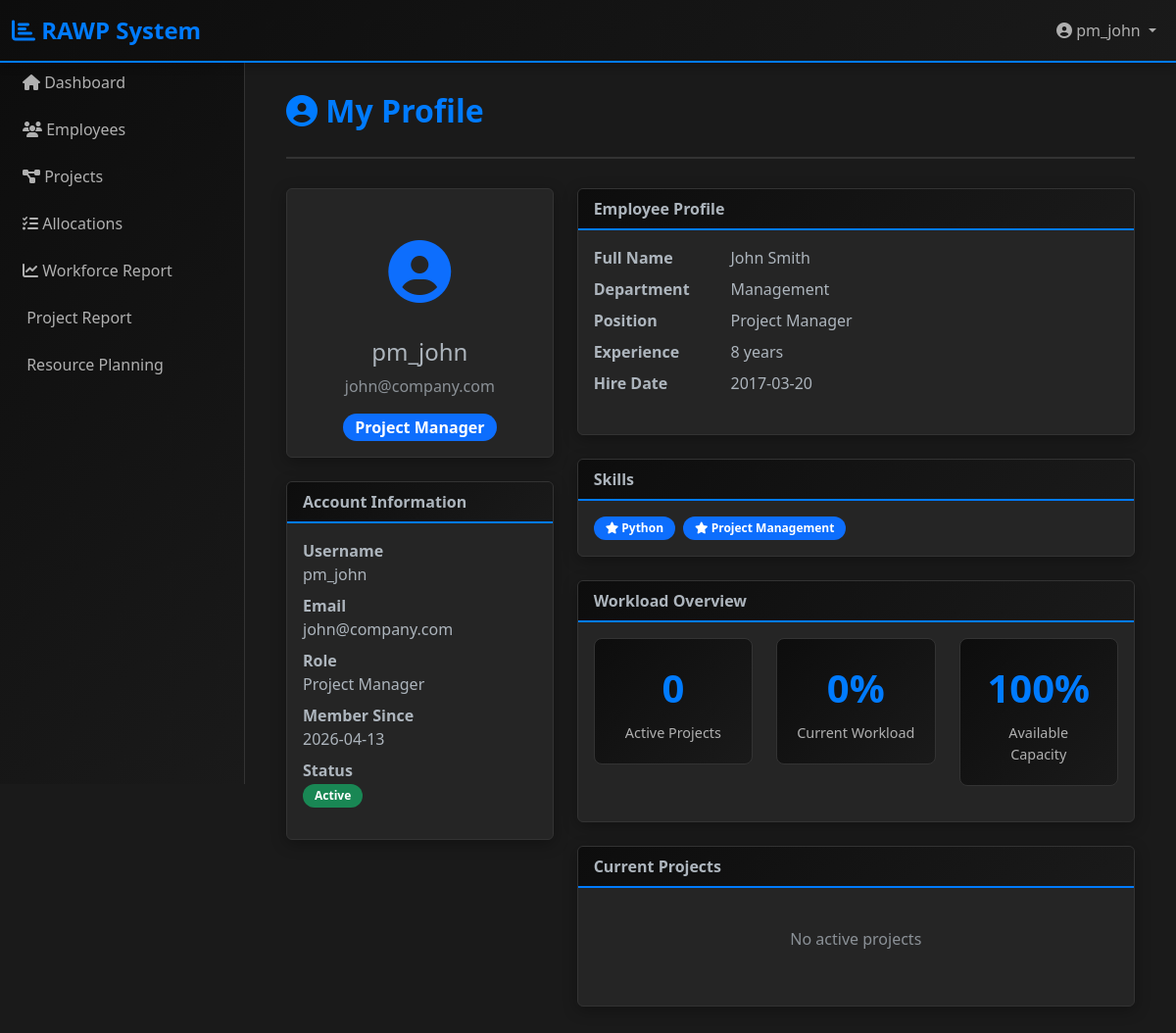
/profile (signed in), run on the app's committed database.
### app/models.py (models this page shows, shortened)
class User(UserMixin, db.Model):
    __tablename__ = 'users'
    id = db.Column(db.Integer, primary_key=True)
    username = db.Column(db.String(80), unique=True, nullable=False)
    email = db.Column(db.String(120), unique=True, nullable=False)
    password_hash = db.Column(db.String(255), nullable=False)
    role = db.Column(db.Enum(Role), nullable=False, default=Role.EMPLOYEE)
    is_active = db.Column(db.Boolean, default=True)
    created_at = db.Column(db.DateTime, default=datetime.utcnow)
    updated_at = db.Column(db.DateTime, default=datetime.utcnow, onupdate=datetime.utcnow)
    employee = db.relationship('Employee', backref='user', uselist=False, cascade='all, delete-orphan')
    audit_logs = db.relationship('AuditLog', backref='user', lazy=True, cascade='all, delete-orphan')

class Employee(db.Model):
    __tablename__ = 'employees'
    id = db.Column(db.Integer, primary_key=True)
    user_id = db.Column(db.Integer, db.ForeignKey('users.id'), nullable=False, unique=True)
    first_name = db.Column(db.String(100), nullable=False)
    last_name = db.Column(db.String(100), nullable=False)
    email = db.Column(db.String(120), nullable=False)
    department = db.Column(db.String(100))
    position = db.Column(db.String(100))
    years_of_experience = db.Column(db.Integer, default=0)
    availability = db.Column(db.Integer, default=100)  # Percentage
    is_available = db.Column(db.Boolean, default=True)
    hire_date = db.Column(db.Date)
    created_at = db.Column(db.DateTime, default=datetime.utcnow)
    updated_at = db.Column(db.DateTime, default=datetime.utcnow, onupdate=datetime.utcnow)
    allocations = db.relationship('ResourceAllocation', backref='employee', lazy=True, cascade='all, delete-orphan')
    def get_full_name(self):
        return f"{self.first_name} {self.last_name}"
    def get_current_workload(self):
        total = 0
        for allocation in self.allocations:
            if allocation.project.status != 'Completed' and allocation.project.status != 'Cancelled':
                total += allocation.allocation_percentage
        return total

class Skill(db.Model):
    __tablename__ = 'skills'
    id = db.Column(db.Integer, primary_key=True)
    name = db.Column(db.String(100), unique=True, nullable=False)
    description = db.Column(db.Text)
    created_at = db.Column(db.DateTime, default=datetime.utcnow)
    employees = db.relationship('Employee', secondary='employee_skills', backref='skills', lazy=True)
    projects = db.relationship('Project', secondary='project_skills', backref='required_skills', lazy=True)

### app/routes/main.py (the view)
@main_bp.route('/profile')
@login_required
def profile():
    employee = None
    if current_user.employee:
        employee = current_user.employee
        allocations = ResourceAllocation.query.filter_by(employee_id=employee.id).all()
    else:
        allocations = []
    return render_template('main/profile.html',
                         title='Profile',
                         employee=employee,
                         allocations=allocations)

### app/templates/main/profile.html (shortened to what this page needs)
{% extends "base.html" %}
{% block content %}
<div class="container-fluid">
    <div class="page-header">
        <h1 class="page-title"><i class="fas fa-user-circle"></i> My Profile</h1>
    </div>
    <div class="row">
        <div class="col-lg-4">
            <div class="card mb-4">
                <div class="card-body text-center">
                    <div style="font-size: 4rem; margin: 20px 0;">
                        <i class="fas fa-user-circle text-primary"></i>
                    </div>
                    <h4>{{ current_user.username }}</h4>
                    <p class="text-muted">{{ current_user.email }}</p>
                    <span class="badge bg-primary" style="font-size: 1rem;">{{ current_user.role.value }}</span>
                </div>
            </div>
            <div class="card">
                <div class="card-header">Account Information</div>
                <div class="card-body">
                    <dl>
                        <dt>Username</dt>
                        <dd>{{ current_user.username }}</dd>
                        <dt>Email</dt>
                        <dd>{{ current_user.email }}</dd>
                        <dt>Role</dt>
                        <dd>{{ current_user.role.value }}</dd>
                        <dt>Member Since</dt>
                        <dd>{{ current_user.created_at.strftime('%Y-%m-%d') }}</dd>
                        <dt>Status</dt>
                        <dd>
                            {% if current_user.is_active %}
                            <span class="badge bg-success">Active</span>
                            {% else %}
                            <span class="badge bg-danger">Inactive</span>
                            {% endif %}
                        </dd>
                    </dl>
                </div>
            </div>
        </div>
        <div class="col-lg-8">
            {% if employee %}
            <div class="card mb-4">
                <div class="card-header">Employee Profile</div>
                <div class="card-body">
                    <dl class="row">
                        <dt class="col-md-3">Full Name</dt>
                        <dd class="col-md-9">{{ employee.get_full_name() }}</dd>
                        <dt class="col-md-3">Department</dt>
                        <dd class="col-md-9">{{ employee.department or 'N/A' }}</dd>
                        <dt class="col-md-3">Position</dt>
                        <dd class="col-md-9">{{ employee.position or 'N/A' }}</dd>
                        <dt class="col-md-3">Experience</dt>
                        <dd class="col-md-9">{{ employee.years_of_experience }} years</dd>
                        <dt class="col-md-3">Hire Date</dt>
                        <dd class="col-md-9">{{ employee.hire_date.strftime('%Y-%m-%d') if employee.hire_date else 'N/A' }}</dd>
                    </dl>
                </div>
            </div>
            <div class="card mb-4">
                <div class="card-header">Skills</div>
                <div class="card-body">
                    {% if employee.skills %}
                    <div class="d-flex flex-wrap gap-2">
                        {% for skill in employee.skills %}
                        <span class="badge bg-primary">
                            <i class="fas fa-star"></i> {{ skill.name }}
                        </span>
                        {% endfor %}
                    </div>
                    {% else %}
                    <p class="text-muted">No skills assigned</p>
                    {% endif %}
                </div>
            </div>
            <div class="card mb-4">
                <div class="card-header">Workload Overview</div>
                <div class="card-body">
                    <div class="row text-center">
                        <div class="col-md-4">
                            <div class="stat-card">
                                <div class="stat-value">{{ allocations|length }}</div>
                                <div class="stat-label">Active Projects</div>
                            </div>
                        </div>
                        <div class="col-md-4">
                            <div class="stat-card">
                                <div class="stat-value">
                                    {% set current_workload = employee.get_current_workload() %}
                                    {{ current_workload|round(1) }}%
                                </div>
                                <div class="stat-label">Current Workload</div>
                            </div>
                        </div>
                        <div class="col-md-4">
                            <div class="stat-card">
                                <div class="stat-value">
                                    {% set available = 100 - employee.get_current_workload() %}
                                    {{ available|round(1) }}%
                                </div>
                                <div class="stat-label">Available Capacity</div>
                            </div>
                        </div>
                    </div>
                </div>
            </div>
            <div class="card">
                <div class="card-header">Current Projects</div>
                <div class="card-body">
                    {% if allocations %}
                    <div class="table-responsive">
                        <table class="table table-hover mb-0">
                            <thead>
                                <tr>
                                    <th>Project</th>
                                    <th>Status</th>
                                    <th>Allocation</th>
                                    <th>End Date</th>
                                </tr>
                            </thead>
                            <tbody>
                                {% for alloc in allocations %}
                                <tr>
                                    <td><strong>{{ alloc.project.name }}</strong></td>
                                    <td>
                                        <span class="badge" style="background-color:
                                            {% if alloc.project.status == 'Completed' %}#28a745
                                            {% elif alloc.project.status == 'In Progress' %}#17a2b8
                                            {% elif alloc.project.status == 'On Hold' %}#ffc107
                                            {% elif alloc.project.status == 'Cancelled' %}#dc3545
                                            {% else %}#6c757d{% endif %}">
                                            {{ alloc.project.status }}
                                        </span>
                                    </td>
                                    <td>
                                        <span class="badge bg-info">{{ alloc.allocation_percentage }}%</span>
                                    </td>
                                    <td>{{ alloc.end_date.strftime('%Y-%m-%d') if alloc.end_date else 'Open-ended' }}</td>
                                </tr>
                                {% endfor %}
                            </tbody>
                        </table>
                    </div>
                    {% else %}
                    <p class="text-muted text-center py-4">No active projects</p>
                    {% endif %}
                </div>
            </div>
            {% else %}
            <div class="alert alert-info">
                <i class="fas fa-info-circle"></i> You don't have an employee profile yet
            </div>
            {% endif %}
        </div>
    </div>
</div>
{% endblock %}

### app/templates/base.html (shortened to what this page needs)
<!DOCTYPE html>
<html lang="en">
<head>
    <link href="https://cdn.jsdelivr.net/npm/bootstrap@5.3.0/dist/css/bootstrap.min.css" rel="stylesheet">
    <link href="https://cdnjs.cloudflare.com/ajax/libs/font-awesome/6.4.0/css/all.min.css" rel="stylesheet">
</head>
<body data-bs-theme="dark">
    <nav class="navbar navbar-expand-lg sticky-top">
        <div class="container-fluid">
            <a class="navbar-brand" href="{{ url_for('main.dashboard') }}">
                <i class="fas fa-chart-bar"></i> RAWP System
            </a>
            <div class="collapse navbar-collapse" id="navbarNav">
                <ul class="navbar-nav ms-auto">
                    {% if current_user.is_authenticated %}
                    <li class="nav-item dropdown">
                        <a class="nav-link dropdown-toggle" href="#" id="userMenu" role="button" data-bs-toggle="dropdown">
                            <i class="fas fa-user-circle"></i> {{ current_user.username }}
                        </a>
                    </li>
                    {% else %}
                    <li class="nav-item">
                        <a class="nav-link" href="{{ url_for('auth.login') }}">Login</a>
                    </li>
                    {% endif %}
                </ul>
            </div>
        </div>
    </nav>
    {% if current_user.is_authenticated %}
    <div class="sidebar">
        <nav class="nav flex-column">
            <a class="nav-link" href="{{ url_for('main.dashboard') }}">
                <i class="fas fa-home"></i> Dashboard
            </a>
            {% if current_user.role.value in ['Admin', 'HR Manager', 'Project Manager', 'Top Management'] %}
            <a class="nav-link" href="{{ url_for('employees.list_employees') }}">
                <i class="fas fa-users"></i> Employees
            </a>
            {% endif %}
            {% if current_user.role.value in ['Admin', 'Project Manager', 'Top Management', 'HR Manager'] %}
            <a class="nav-link" href="{{ url_for('projects.list_projects') }}">
                <i class="fas fa-project-diagram"></i> Projects
            </a>
            {% endif %}
            {% if current_user.role.value in ['Admin', 'Project Manager', 'HR Manager', 'Top Management'] %}
            <a class="nav-link" href="{{ url_for('allocations.list_allocations') }}">
                <i class="fas fa-tasks"></i> Allocations
            </a>
            {% endif %}
            {% if current_user.role.value in ['Admin', 'Top Management', 'HR Manager', 'Project Manager'] %}
            <a class="nav-link" href="{{ url_for('main.workforce_report') }}">
                <i class="fas fa-chart-line"></i> Workforce Report
            </a>
            {% endif %}
            {% if current_user.role.value in ['Admin', 'Top Management', 'HR Manager', 'Project Manager'] %}
            <a class="nav-link" href="{{ url_for('main.project_report') }}">
                 Project Report
            </a>
            {% endif %}
            {% if current_user.role.value in ['Admin', 'Top Management', 'HR Manager', 'Project Manager'] %}
            <a class="nav-link" href="{{ url_for('main.resource_planning') }}">
                 Resource Planning
            </a>
            {% endif %}
        </nav>
    </div>
    {% endif %}
    <div class="main-content">
        {% block content %}{% endblock %}
    </div>
</body>
</html>

### app/templates/base.html (style rules this page uses)
:root { --bs-body-bg: #1a1a1a; --bs-body-color: #e0e0e0; --bs-dark: #0d0d0d; --bs-light: #f8f9fa; --bs-primary: #007bff; --bs-success: #28a745; --bs-danger: #dc3545; --bs-warning: #ffc107; --bs-info: #17a2b8; }
* { margin: 0; padding: 0; box-sizing: border-box; }
body { background-color: #1a1a1a; color: #e0e0e0; font-family: 'Segoe UI', Tahoma, Geneva, Verdana, sans-serif; }
.navbar { background: linear-gradient(135deg, #0d0d0d 0%, #1a1a1a 100%); border-bottom: 2px solid #007bff; box-shadow: 0 2px 10px rgba(0,0,0,0.3); }
.navbar-brand { font-weight: 700; color: #007bff !important; font-size: 1.5rem; }
.sidebar { background: linear-gradient(135deg, #0d0d0d 0%, #1a1a1a 100%); min-height: calc(100vh - 60px); border-right: 1px solid #333; position: fixed; width: 250px; left: 0; top: 60px; overflow-y: auto; z-index: 999; }
.sidebar .nav-link { color: #b0b0b0; padding: 12px 20px; border-left: 3px solid transparent; transition: all 0.3s ease; }
.main-content { margin-left: 250px; padding: 30px; min-height: calc(100vh - 60px); }
.card { background-color: #252525; border: 1px solid #333; box-shadow: 0 4px 15px rgba(0,0,0,0.3); transition: transform 0.3s ease, box-shadow 0.3s ease; }
.card-header { background: linear-gradient(135deg, #0d0d0d 0%, #1a1a1a 100%); border-bottom: 2px solid #007bff; font-weight: 600; }
.badge { padding: 6px 12px; font-weight: 600; border-radius: 20px; }
.page-header { margin-bottom: 30px; padding-bottom: 20px; border-bottom: 2px solid #333; }
.page-title { color: #007bff; font-weight: 700; font-size: 2rem; }
.stat-card { padding: 20px; text-align: center; background: linear-gradient(135deg, #0d0d0d 0%, #1a1a1a 100%); border: 1px solid #333; border-radius: 8px; margin-bottom: 20px; }
.stat-value { font-size: 2.5rem; font-weight: 700; color: #007bff; }
.stat-label { color: #b0b0b0; font-size: 0.9rem; margin-top: 5px; }

### data on the page
User: username "pm_john", email "john@company.com", role.value "Project Manager", created_at "2026-04-13"
Employee: get_full_name "John Smith", department "Management", position "Project Manager", years_of_experience "8", hire_date "2017-03-20"
Skill: name "Python"
Skill: name "Project Management"

### other printed values
{{ allocations|length }} "0"
{{ current_workload|round(1) }} "0"
{{ available|round(1) }} "100"
